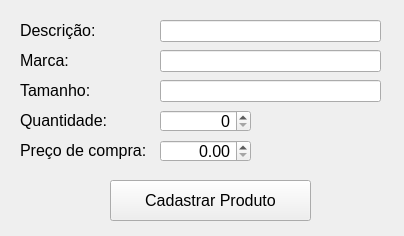
<?xml version="1.0" encoding="UTF-8"?>
<ui version="4.0">
 <class>tela_cadastrar_produto</class>
 <widget class="QWidget" name="tela_cadastrar_produto">
  <property name="geometry">
   <rect>
    <x>0</x>
    <y>0</y>
    <width>404</width>
    <height>236</height>
   </rect>
  </property>
  <property name="maximumSize">
   <size>
    <width>500</width>
    <height>500</height>
   </size>
  </property>
  <property name="windowTitle">
   <string>Cadastrar Produto</string>
  </property>
  <property name="windowIcon">
   <iconset>
    <normaloff>../icones/icone_produto.png</normaloff>../icones/icone_produto.png</iconset>
  </property>
  <property name="windowFilePath">
   <string notr="true"/>
  </property>
  <widget class="QLabel" name="label_descricao">
   <property name="geometry">
    <rect>
     <x>20</x>
     <y>20</y>
     <width>91</width>
     <height>21</height>
    </rect>
   </property>
   <property name="font">
    <font>
     <family>MS Shell Dlg 2</family>
     <pointsize>12</pointsize>
    </font>
   </property>
   <property name="text">
    <string notr="true">Descrição:</string>
   </property>
  </widget>
  <widget class="QLabel" name="label_marca">
   <property name="geometry">
    <rect>
     <x>20</x>
     <y>50</y>
     <width>91</width>
     <height>21</height>
    </rect>
   </property>
   <property name="font">
    <font>
     <family>MS Shell Dlg 2</family>
     <pointsize>12</pointsize>
    </font>
   </property>
   <property name="text">
    <string notr="true">Marca:</string>
   </property>
  </widget>
  <widget class="QLabel" name="label_tamanho">
   <property name="geometry">
    <rect>
     <x>20</x>
     <y>80</y>
     <width>91</width>
     <height>21</height>
    </rect>
   </property>
   <property name="font">
    <font>
     <family>MS Shell Dlg 2</family>
     <pointsize>12</pointsize>
    </font>
   </property>
   <property name="text">
    <string notr="true">Tamanho:</string>
   </property>
  </widget>
  <widget class="QLabel" name="label_quantidade">
   <property name="geometry">
    <rect>
     <x>20</x>
     <y>110</y>
     <width>91</width>
     <height>21</height>
    </rect>
   </property>
   <property name="font">
    <font>
     <family>MS Shell Dlg 2</family>
     <pointsize>12</pointsize>
    </font>
   </property>
   <property name="text">
    <string notr="true">Quantidade:</string>
   </property>
  </widget>
  <widget class="QLabel" name="label_preco_compra">
   <property name="geometry">
    <rect>
     <x>20</x>
     <y>140</y>
     <width>131</width>
     <height>21</height>
    </rect>
   </property>
   <property name="font">
    <font>
     <family>MS Shell Dlg 2</family>
     <pointsize>12</pointsize>
    </font>
   </property>
   <property name="text">
    <string notr="true">Preço de compra:</string>
   </property>
  </widget>
  <widget class="QLineEdit" name="texto_descricao">
   <property name="geometry">
    <rect>
     <x>160</x>
     <y>20</y>
     <width>221</width>
     <height>22</height>
    </rect>
   </property>
   <property name="font">
    <font>
     <pointsize>12</pointsize>
    </font>
   </property>
   <property name="text">
    <string notr="true"/>
   </property>
   <property name="maxLength">
    <number>50</number>
   </property>
  </widget>
  <widget class="QLineEdit" name="texto_marca">
   <property name="geometry">
    <rect>
     <x>160</x>
     <y>50</y>
     <width>221</width>
     <height>22</height>
    </rect>
   </property>
   <property name="font">
    <font>
     <pointsize>12</pointsize>
    </font>
   </property>
   <property name="text">
    <string notr="true"/>
   </property>
   <property name="maxLength">
    <number>50</number>
   </property>
  </widget>
  <widget class="QLineEdit" name="texto_tamanho">
   <property name="geometry">
    <rect>
     <x>160</x>
     <y>80</y>
     <width>221</width>
     <height>22</height>
    </rect>
   </property>
   <property name="font">
    <font>
     <pointsize>12</pointsize>
    </font>
   </property>
   <property name="text">
    <string notr="true"/>
   </property>
   <property name="maxLength">
    <number>50</number>
   </property>
  </widget>
  <widget class="QSpinBox" name="spin_box_quantidade">
   <property name="geometry">
    <rect>
     <x>160</x>
     <y>110</y>
     <width>91</width>
     <height>22</height>
    </rect>
   </property>
   <property name="font">
    <font>
     <pointsize>12</pointsize>
    </font>
   </property>
   <property name="alignment">
    <set>Qt::AlignRight|Qt::AlignTrailing|Qt::AlignVCenter</set>
   </property>
   <property name="maximum">
    <number>99999</number>
   </property>
  </widget>
  <widget class="QDoubleSpinBox" name="double_spin_box_preco_compra">
   <property name="geometry">
    <rect>
     <x>160</x>
     <y>140</y>
     <width>91</width>
     <height>22</height>
    </rect>
   </property>
   <property name="font">
    <font>
     <pointsize>12</pointsize>
    </font>
   </property>
   <property name="alignment">
    <set>Qt::AlignRight|Qt::AlignTrailing|Qt::AlignVCenter</set>
   </property>
   <property name="maximum">
    <double>9999.989999999999782</double>
   </property>
  </widget>
  <widget class="QPushButton" name="botao_login">
   <property name="geometry">
    <rect>
     <x>110</x>
     <y>180</y>
     <width>201</width>
     <height>41</height>
    </rect>
   </property>
   <property name="font">
    <font>
     <pointsize>12</pointsize>
    </font>
   </property>
   <property name="text">
    <string notr="true">Cadastrar Produto</string>
   </property>
  </widget>
 </widget>
 <resources/>
 <connections/>
</ui>
